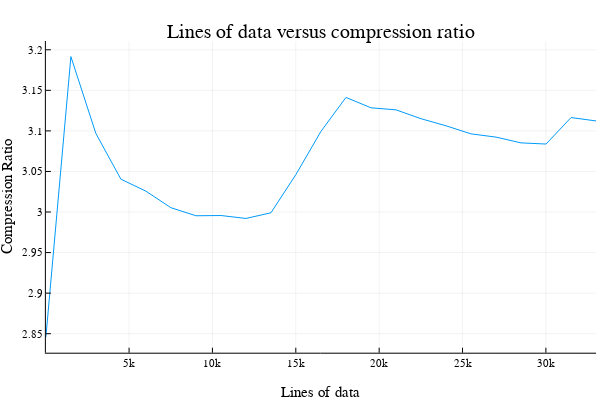

The code cell stored with this chart in its notebook:
### Code cell
fig3 = plot(df."Lines of Data", df."Compression Ratio");
xlabel!("Lines of data");
ylabel!("Compression Ratio")
title!("Lines of data versus compression ratio")
display(fig3);

### Figure 1 — Plotly figure (JSON) as saved in the notebook; plotly's stock layout.template omitted (floating-point values rounded to 4 significant figures)
{"data": [{"colorbar": {"title": ""}, "legendgroup": "", "line": {"color": "rgba(0, 154, 250, 1.000)", "dash": "solid", "shape": "linear", "width": 1}, "mode": "lines", "name": "", "showlegend": false, "type": "scatter", "x": [10, 1510, 3010, 4510, 6010, 7510, 9010, 10510, 12010, 13510, 15010, 16510, 18010, 19510, 21010, 22510, 24010, 25510, 27010, 28510, 30010, 31510, 33010], "xaxis": "x", "y": [2.846, 3.192, 3.097, 3.04, 3.026, 3.005, 2.995, 2.996, 2.992, 2.999, 3.046, 3.099, 3.141, 3.128, 3.126, 3.115, 3.106, 3.096, 3.092, 3.085, 3.084, 3.116, 3.112], "yaxis": "y", "zmax": null, "zmin": null}], "layout": {"annotations": [{"font": {"color": "rgba(0, 0, 0, 1.000)", "family": "sans-serif", "size": 20}, "rotation": 0, "showarrow": false, "text": "Lines of data versus compression ratio", "x": 0.535, "xanchor": "center", "xref": "paper", "y": 1, "yanchor": "top", "yref": "paper"}], "height": 400, "legend_position": {"bgcolor": "rgba(255, 255, 255, 1.000)", "bordercolor": "rgba(0, 0, 0, 1.000)", "borderwidth": 1, "font": {"color": "rgba(0, 0, 0, 1.000)", "family": "sans-serif", "size": 11}, "title": {"font": {"color": "rgba(0, 0, 0, 1.000)", "family": "sans-serif", "size": 15}, "text": ""}, "tracegroupgap": 0, "traceorder": "normal", "x": 1, "xanchor": "auto", "y": 1, "yanchor": "auto"}, "margin": {"b": 20, "l": 0, "r": 0, "t": 20}, "paper_bgcolor": "rgba(255, 255, 255, 1.000)", "plot_bgcolor": "rgba(255, 255, 255, 1.000)", "showlegend": true, "width": 600, "xaxis": {"anchor": "y", "domain": [0.07647, 0.9934], "gridcolor": "rgba(0, 0, 0, 0.100)", "gridwidth": 0.5, "linecolor": "rgba(0, 0, 0, 1.000)", "mirror": false, "showgrid": true, "showline": true, "showticklabels": true, "tickangle": 0, "tickcolor": "rgb(0, 0, 0)", "tickfont": {"color": "rgba(0, 0, 0, 1.000)", "family": "sans-serif", "size": 11}, "ticks": "inside", "title": "Lines of data", "titlefont": {"color": "rgba(0, 0, 0, 1.000)", "family": "sans-serif", "size": 15}, "type": "-", "visible": true, "zeroline": false, "zerolinecolor": "rgba(0, 0, 0, 1.000)"}, "yaxis": {"anchor": "x", "domain": [0.07581, 0.9415], "gridcolor": "rgba(0, 0, 0, 0.100)", "gridwidth": 0.5, "linecolor": "rgba(0, 0, 0, 1.000)", "mirror": false, "showgrid": true, "showline": true, "showticklabels": true, "tickangle": 0, "tickcolor": "rgb(0, 0, 0)", "tickfont": {"color": "rgba(0, 0, 0, 1.000)", "family": "sans-serif", "size": 11}, "ticks": "inside", "title": "Compression Ratio", "titlefont": {"color": "rgba(0, 0, 0, 1.000)", "family": "sans-serif", "size": 15}, "type": "-", "visible": true, "zeroline": false, "zerolinecolor": "rgba(0, 0, 0, 1.000)"}}}
